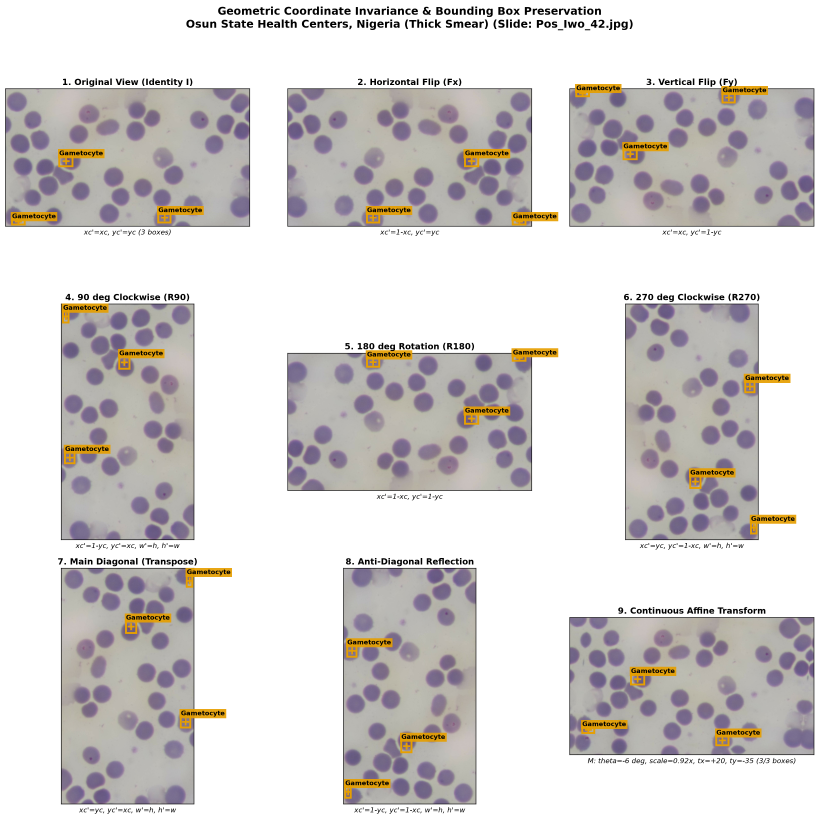
#> input picture paper/figures/fig_s2_bounding_box_transforms_adeleke.png, 3278 x 3278 px, given in place of 2.jpg, which was not available (shown at 1/4 size)
$ python generate_standardized_figures.py
#> lines starting #> are read from the running program, lines starting #| are printed output that depends on the picture; pictures that were not available may be replaced by others from this repository, and a replacement may not be noted
### scripts/visualize_bounding_box_transforms.py
#!/usr/bin/env python3
"""
Visual Validation of Bounding Box Transformations Under Dihedral Group D4 & Affine Augmentation.

Corrected D4 group mappings:
  - Identity (I): (xc, yc, w, h)
  - Horizontal Flip (Fx): (1-xc, yc, w, h)
  - Vertical Flip (Fy): (xc, 1-yc, w, h)
  - 90 deg Clockwise (R90): (1-yc, xc, h, w)
  - 180 deg (R180): (1-xc, 1-yc, w, h)
  - 270 deg Clockwise (R270): (yc, 1-xc, h, w)
  - Main Diagonal (Transpose, D_main): (yc, xc, h, w)
  - Anti-Diagonal (D_anti): (1-yc, 1-xc, h, w)
  - Continuous Affine: Vertex affine multiplication via matrix M
"""

import sys
import math
from pathlib import Path
import cv2
import numpy as np
import matplotlib.pyplot as plt
import matplotlib.patches as patches

# Color palette for classes (Okabe-Ito inspired)
CLASS_COLORS = {
    0: "#E69F00",  # Orange
    1: "#56B4E9",  # Sky Blue
    2: "#009E73",  # Bluish Green
    3: "#F0E442",  # Yellow
    4: "#0072B2",  # Blue
    5: "#D55E00",  # Vermillion
}

CLASS_NAMES_DEFAULT = {
    0: "Gametocyte",
    1: "Trophozoite",
    2: "Other",
    3: "WBC",
    4: "Artefact",
    5: "Ring Stage",
}


def load_yolo_labels(label_path: Path):
    """Loads YOLO boxes: List of (class_id, xc, yc, w, h)."""
    boxes = []
    if not label_path.exists():
        return boxes
    with open(label_path, "r") as f:
        for line in f:
            parts = line.strip().split()
            if len(parts) >= 5:
                cls_id = int(parts[0])
                xc, yc, w, h = map(float, parts[1:5])
                boxes.append((cls_id, xc, yc, w, h))
    return boxes


# [28 lines left out: function transform_box_d4, not called in this run]


def transform_image_d4(img, op_name):
    """Transforms an image under D4 operations."""
    if op_name == "identity":
        return img.copy()
    elif op_name == "hflip":
        return cv2.flip(img, 1)
    elif op_name == "vflip":
        return cv2.flip(img, 0)
    elif op_name == "rot90":
        return cv2.rotate(img, cv2.ROTATE_90_CLOCKWISE)
    elif op_name == "rot180":
        return cv2.rotate(img, cv2.ROTATE_180)
    elif op_name == "rot270":
        return cv2.rotate(img, cv2.ROTATE_90_COUNTERCLOCKWISE)
    elif op_name == "diag_main":
        # Transpose (reflection across main diagonal y = x)
        return cv2.transpose(img)
    elif op_name == "diag_anti":
        # Transpose then rotate 180 (reflection across anti-diagonal y = 1 - x)
        t = cv2.transpose(img)
        return cv2.rotate(t, cv2.ROTATE_180)
    else:
        raise ValueError(f"Unknown D4 operation: {op_name}")


# [165 lines left out: functions transform_affine, draw_panel, generate_validation_figure, main, not called in this run]

# [2 lines that do not run on import are left out]

### scripts/generate_standardized_figures.py
#!/usr/bin/env python3
"""
Generate All Manuscript Figures with Identical Canvas Dimensions, Font Scales,
and Aspect Ratios (16:8.5 at 300 DPI) for Uniform Publication Presentation.
"""

import matplotlib
matplotlib.use("Agg")
import matplotlib.pyplot as plt
import matplotlib.patches as patches
import pandas as pd
import numpy as np
import cv2
from pathlib import Path

import sys
ROOT = Path("/Users/wilfredayineasumboya/Desktop/Projects/bcm-projects/Malaria-Models-Evaluations")
sys.path.insert(0, str(ROOT))
FIG_DIR = ROOT / "paper" / "figures"
FIG_DIR.mkdir(parents=True, exist_ok=True)
W, H = 14.0, 7.5
DPI = 300

# ══════════════════════════════════════════════════════════════════════════════
# FIGURE 1: D4 Dihedral Group Augmentation Invariance Grid (2 x 4 layout)
# ══════════════════════════════════════════════════════════════════════════════
from scripts.visualize_bounding_box_transforms import (
    transform_image_d4, transform_box_d4, load_yolo_labels
)

img_p = ROOT / "data" / "raw" / "lacuna_ghana" / "thick_smear" / "positive" / "2.jpg"
lbl_p = ROOT / "data" / "raw" / "lacuna_ghana" / "thick_smear" / "labels_yolo" / "2.txt"

img = cv2.imread(str(img_p))
#> img is the input picture: shape (3278, 3278, 3); mean B, G, R 208.2, 209.1, 212.7
boxes = load_yolo_labels(lbl_p)

ops = [
    ("identity", "1. Original Micrograph (Identity I)", "xc'=xc, yc'=yc"),
    ("hflip", "2. Horizontal Reflection (F_h)", "xc'=1-xc, yc'=yc"),
    ("vflip", "3. Vertical Reflection (F_v)", "xc'=xc, yc'=1-yc"),
    ("rot90", "4. 90 deg Orthogonal Rotation (R_90)", "xc'=1-yc, yc'=xc"),
    ("rot180", "5. 180 deg Inversion (R_180)", "xc'=1-xc, yc'=1-yc"),
    ("rot270", "6. 270 deg Orthogonal Rotation (R_270)", "xc'=yc, yc'=1-xc"),
    ("diag_main", "7. Main Diagonal Reflection (D_main)", "xc'=yc, yc'=xc"),
    ("diag_anti", "8. Anti-Diagonal Reflection (D_anti)", "xc'=1-yc, yc'=1-xc"),
]

fig, axes = plt.subplots(2, 4, figsize=(W, H), dpi=DPI)
axes = axes.flatten()

for i, (op_name, title, sub) in enumerate(ops):
    ax = axes[i]
    t_img = transform_image_d4(img, op_name)
    t_boxes = [transform_box_d4(b, op_name) for b in boxes]
    h_img, w_img = t_img.shape[:2]

    ax.imshow(cv2.cvtColor(t_img, cv2.COLOR_BGR2RGB))
    for cls_id, xc, yc, bw, bh in t_boxes:
        xmin = (xc - bw / 2.0) * w_img
        ymin = (yc - bh / 2.0) * h_img
        rect = patches.Rectangle((xmin, ymin), bw * w_img, bh * h_img,
                                 linewidth=1.8, edgecolor="#00FF00" if cls_id==0 else "#FF3333",
                                 facecolor="none")
        ax.add_patch(rect)
    ax.set_title(title, fontsize=10.5, fontweight="bold", pad=4)
    ax.set_xlabel(sub, fontsize=9.5, style="italic")
    ax.set_xticks([])
    ax.set_yticks([])
#> this loop made 8 passes
#> pass 2, `t_img = transform_image_d4(img, op_name)`:
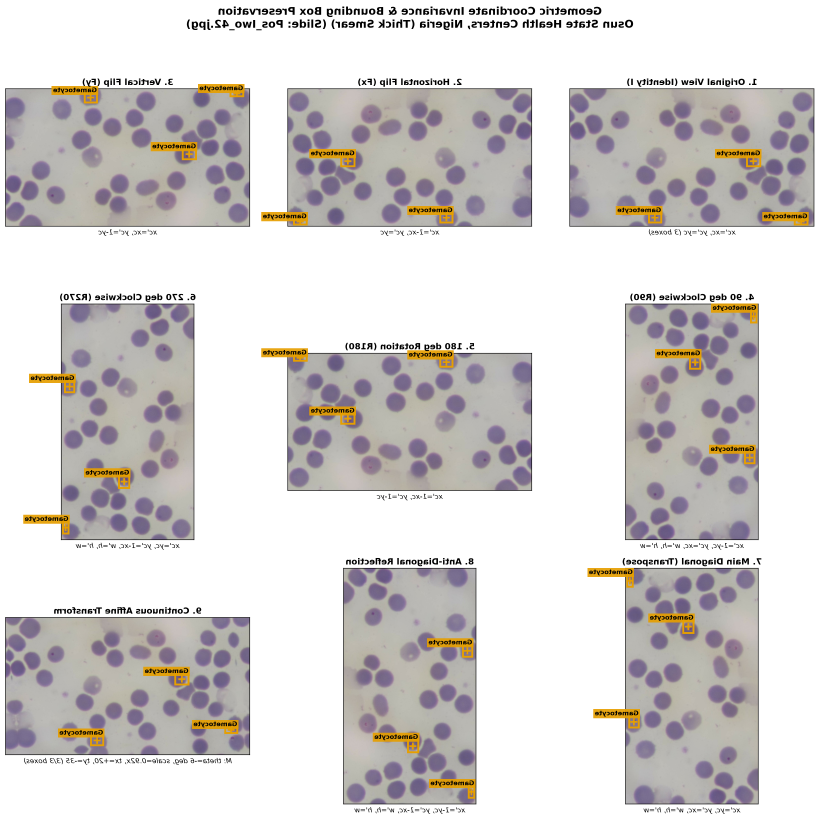
#> t_img: shape (3278, 3278, 3) (shown at 1/4 size); mean B, G, R 208.2, 209.1, 212.7
#> pass 3, `t_img = transform_image_d4(img, op_name)`:
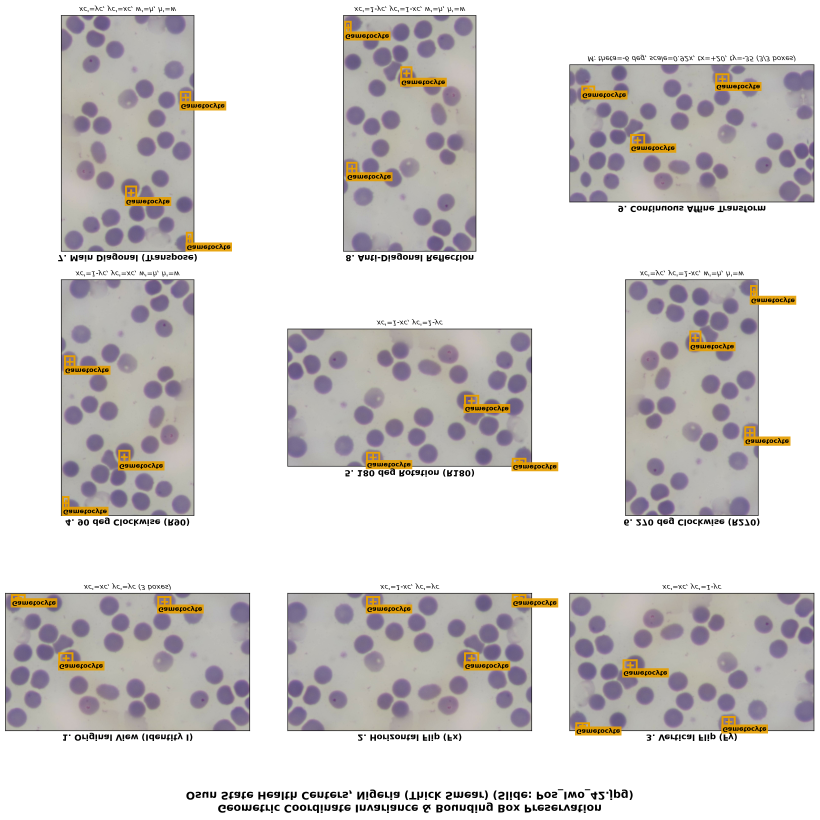
#> t_img: shape (3278, 3278, 3) (shown at 1/4 size); mean B, G, R 208.2, 209.1, 212.7
#> after the loop:
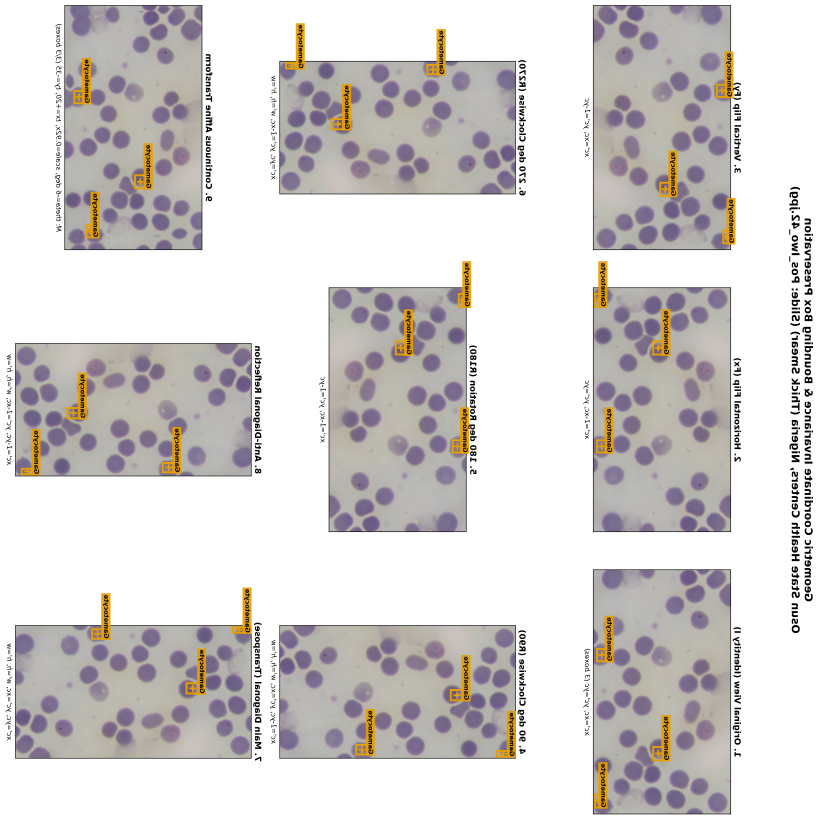
#> t_img: shape (3278, 3278, 3) (shown at 1/4 size); mean B, G, R 208.2, 209.1, 212.7

plt.suptitle("Validation of Dihedral Group D4 Data Augmentation Protocol Across Thick Smears",
             fontsize=13.5, fontweight="bold", y=0.98)
plt.tight_layout(rect=[0, 0, 1, 0.96])
plt.savefig(FIG_DIR / "fig1_d4_transforms.png", dpi=DPI)
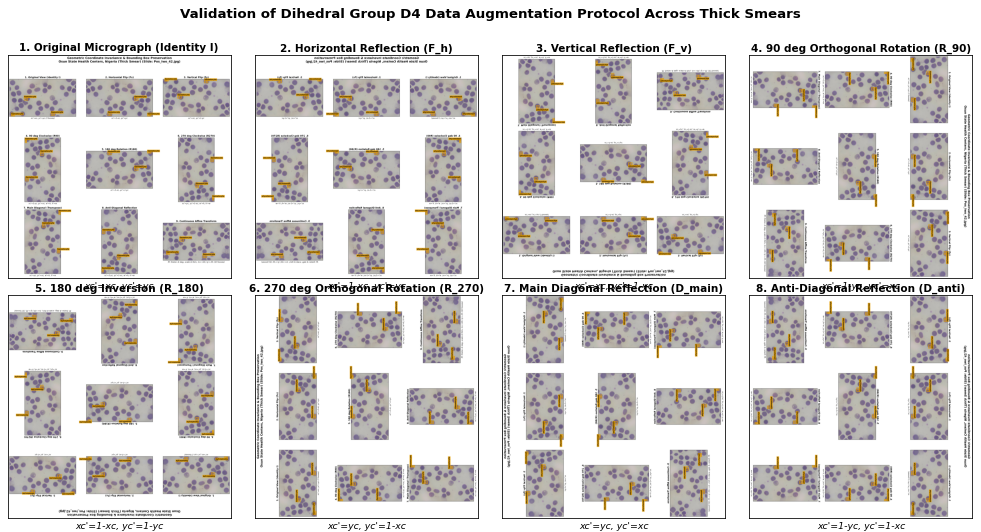
#> figure drawn by matplotlib, 8 panels
plt.close()
print("✓ Generated fig1_d4_transforms.png (14x7.5)")

# ══════════════════════════════════════════════════════════════════════════════
# FIGURE 2: Zero-Shot Diagnostic Performance vs WHO 90% Benchmark
# ══════════════════════════════════════════════════════════════════════════════
#> (the run stopped early here; a loop or call above may not have finished)
